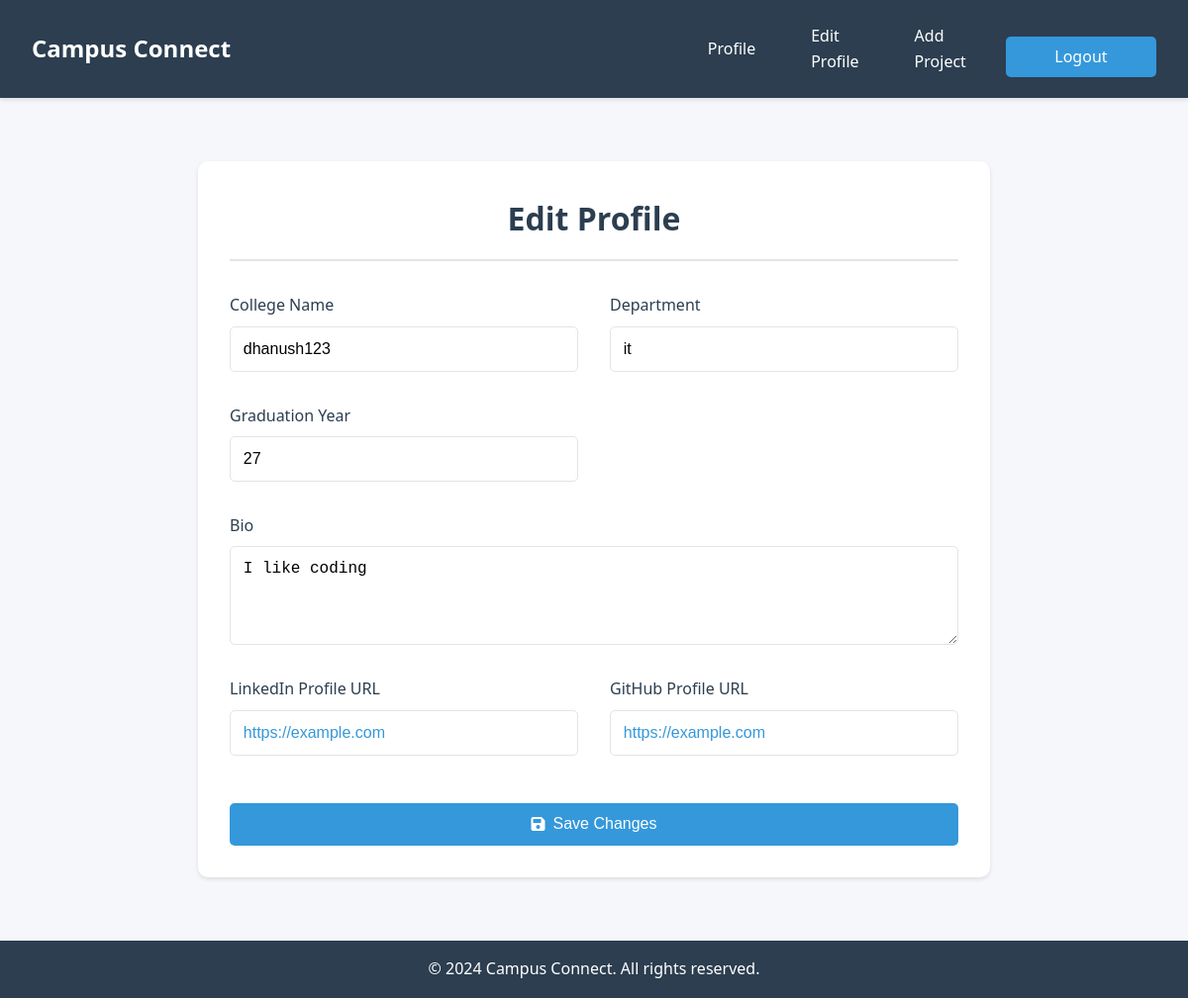
Screenshot of /edit_profile (signed in) with the database file from the repository.
### app.py (models this page shows)
class User(UserMixin, db.Model):
    id = db.Column(db.Integer, primary_key=True)
    username = db.Column(db.String(80), unique=True, nullable=False)
    email = db.Column(db.String(120), unique=True, nullable=False)
    password_hash = db.Column(db.String(120), nullable=False)
    college_name = db.Column(db.String(200))
    department = db.Column(db.String(100))
    graduation_year = db.Column(db.Integer)
    bio = db.Column(db.Text)
    linkedin_url = db.Column(db.String(200))
    github_url = db.Column(db.String(200))
    projects = db.relationship('Project', backref='author', lazy=True)

### app.py (the view, shortened to what this page needs)
@app.route('/edit_profile', methods=['GET', 'POST'])
@login_required
def edit_profile():
    return render_template('edit_profile.html')

### app.py (called while the page is built)
@login_manager.user_loader
def load_user(user_id):
    return User.query.get(int(user_id))

### templates/edit_profile.html (shortened to what this page needs)
{% extends "base.html" %}
{% block content %}
<div class="form-container" data-aos="fade-up">
    <h2>Edit Profile</h2>
    <form method="POST" action="{{ url_for('edit_profile') }}" class="profile-form">
        <div class="form-group">
            <label for="college_name">College Name</label>
            <input type="text" id="college_name" name="college_name" value="{{ current_user.college_name or '' }}" required>
        </div>
        <div class="form-group">
            <label for="department">Department</label>
            <input type="text" id="department" name="department" value="{{ current_user.department or '' }}" required>
        </div>
        <div class="form-group">
            <label for="graduation_year">Graduation Year</label>
            <input type="number" id="graduation_year" name="graduation_year" value="{{ current_user.graduation_year or '' }}" required>
        </div>
        <div class="form-group full-width">
            <label for="bio">Bio</label>
            <textarea id="bio" name="bio" rows="4" placeholder="Tell us about yourself...">{{ current_user.bio or '' }}</textarea>
        </div>
        <div class="form-group">
            <label for="linkedin_url">LinkedIn Profile URL</label>
            <input type="url" id="linkedin_url" name="linkedin_url" value="{{ current_user.linkedin_url or '' }}" placeholder="https://linkedin.com/in/your-profile">
        </div>
        <div class="form-group">
            <label for="github_url">GitHub Profile URL</label>
            <input type="url" id="github_url" name="github_url" value="{{ current_user.github_url or '' }}" placeholder="https://github.com/your-username">
        </div>
        <button type="submit" class="btn-primary">
            <i class="fas fa-save"></i> Save Changes
        </button>
    </form>
</div>
{% endblock %}

### templates/base.html (style rules this page uses)
:root { --primary-color: #3498db; --primary-dark: #2980b9; --secondary-color: #2c3e50; --background-color: #f5f7fa; --text-color: #333; --border-color: #e1e4e8; --error-color: #dc3545; --error-bg: #f8d7da; --error-border: #f5c6cb; --border-radius: 10px; --border-radius-sm: 5px; --shadow-sm: 0 2px 4px rgba(0, 0, 0, 0.1); --shadow-md: 0 4px 6px rgba(0, 0, 0, 0.1); --focus-shadow: 0 0 0 3px rgba(52, 152, 219, 0.1); --transition: all 0.3s ease; }
* { margin: 0; padding: 0; box-sizing: border-box; }
body { font-family: 'Segoe UI', Tahoma, Geneva, Verdana, sans-serif; line-height: 1.6; color: var(--text-color); background-color: var(--background-color); min-height: 100vh; display: flex; flex-direction: column; }
.btn-primary { background-color: var(--primary-color); color: white; border: none; }

### templates/edit_profile.html (style rules this page uses)
.form-container { max-width: 800px; margin: 2rem auto; padding: 2rem; background: white; border-radius: var(--border-radius); box-shadow: var(--shadow-sm); }
.form-container h2 { color: var(--secondary-color); font-size: 2rem; margin-bottom: 2rem; text-align: center; border-bottom: 2px solid var(--border-color); padding-bottom: 1rem; }
.profile-form { display: grid; gap: 1.5rem; }
.form-group { display: flex; flex-direction: column; gap: 0.5rem; }
.form-group label { color: var(--secondary-color); font-weight: 500; font-size: 1rem; }
.form-group input, .form-group textarea { padding: 0.8rem; border: 1px solid var(--border-color); border-radius: var(--border-radius-sm); font-size: 1rem; transition: var(--transition); width: 100%; }
.form-group textarea { resize: vertical; min-height: 100px; }
.form-group input[type="url"] { color: var(--primary-color); }
.form-group input::placeholder, .form-group textarea::placeholder { color: #999; }
.btn-primary { display: inline-flex; align-items: center; justify-content: center; gap: 0.5rem; padding: 0.8rem 1.5rem; background-color: var(--primary-color); color: white; border: none; border-radius: var(--border-radius-sm); font-size: 1rem; font-weight: 500; cursor: pointer; transition: var(--transition); width: 100%; margin-top: 1rem; }
@media (min-width: 768px) { .profile-form { grid-template-columns: repeat(2, 1fr); gap: 2rem; } }
@media (min-width: 768px) { .form-group.full-width { grid-column: 1 / -1; } }
@media (min-width: 768px) { .btn-primary { grid-column: 1 / -1; } }
.form-group { opacity: 0; transform: translateY(10px); animation: fadeInUp 0.5s ease forwards; }
.form-group:nth-child(1) { animation-delay: 0.1s; }
.form-group:nth-child(2) { animation-delay: 0.2s; }
.form-group:nth-child(3) { animation-delay: 0.3s; }
.form-group:nth-child(4) { animation-delay: 0.4s; }
.form-group:nth-child(5) { animation-delay: 0.5s; }
.form-group:nth-child(6) { animation-delay: 0.6s; }

### rows the page displays
User: college_name "dhanush123", department "it", graduation_year "27", bio "I like coding", linkedin_url "https://example.com", github_url "https://example.com"
